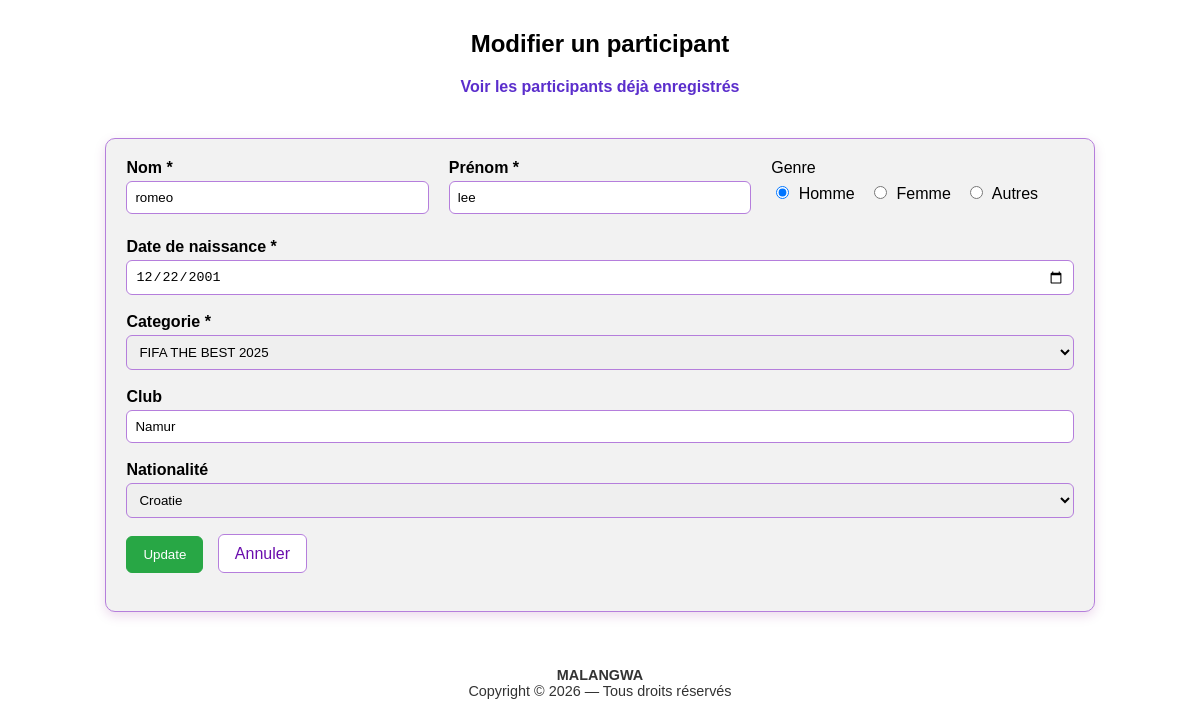
Page /participants/edit.php?id=8 on the committed database.
### tables this page shows
CREATE TABLE participants (
    id INTEGER PRIMARY KEY AUTOINCREMENT,
    last_name TEXT NOT NULL,
    first_name TEXT NOT NULL,
    gender TEXT NOT NULL,
    birth_date DATE NOT NULL,
    course_id INTEGER,
    club TEXT,
    nationality TEXT,
    uci_code TEXT,
    dossard INTEGER, is_paid INTEGER DEFAULT (0) NOT NULL,

    FOREIGN KEY (course_id) REFERENCES courses(id)
);

CREATE TABLE courses (
    id INTEGER PRIMARY KEY AUTOINCREMENT,
    course_key TEXT NOT NULL UNIQUE,
    label TEXT NOT NULL,
    created_at TEXT NOT NULL DEFAULT (datetime('now'))
);

### participants/edit.php (called while the page is built, shortened)
<?php
require_once '../config/db.php';
require_once 'controllers/ParticipantController.php';
require_once '../categories/controllers/CategoryController.php';
$participant = ParticipantController::getOne($pdo, $_GET['id']);
$courses = CategoryController::getAll($pdo);
$countries = [
    "Belgique",
    "France",
    "Luxembourg",
    "Allemagne",
    "Pays-Bas",
    "Espagne",
    "Italie",
    "Portugal",
    "Suisse",
    "Autriche",
    "Royaume-Uni",
    "Irlande",
    "Danemark",
    "Suède",
    "Norvège",
    "Finlande",
    "Pologne",
    "Tchéquie",
    "Slovaquie",
    "Hongrie",
    "Roumanie",
    "Bulgarie",
    "Grèce",
    "Croatie",
    "Slovénie",
    "Serbie",
    "Bosnie-Herzégovine",
    "Monténégro",
    "Albanie",
    "Macédoine du Nord",
    "Estonie",
    "Lettonie",
    "Lituanie",
    "Islande",
    "Malte",
    "Chypre",
    "Canada",
    "États-Unis",
    "Brésil",
    "Argentine",
    "Mexique",
    "Maroc",
    "Tunisie",
    "Algérie",
    "Sénégal",
    "Cameroun",
    "Côte d’Ivoire",
    "Afrique du Sud",
    "Japon",
    "Corée du Sud",
    "Chine",
    "Australie",
    "Nouvelle-Zélande"
];
require 'views/update.php';

### participants/controllers/ParticipantController.php (called while the page is built, shortened)
<?php
class ParticipantController
{
    public static function getOne(PDO $pdo, string $id): ?array
    {
        $stmt = $pdo->prepare("
            SELECT *
            FROM participants
            WHERE id = :id
        ");
        $stmt->execute(['id' => $id]);
        return $stmt->fetch(PDO::FETCH_ASSOC) ?: null;
    }
}

### categories/controllers/CategoryController.php (called while the page is built, shortened)
<?php
class CategoryController
{
    public static function getAll(PDO $pdo): array
    {
        return $pdo
            ->query("SELECT * FROM courses ORDER BY label")
            ->fetchAll(PDO::FETCH_ASSOC);
    }
}

### participants/views/update.php (the view, shortened to what this page needs)
<link rel="stylesheet" href="../../styles/create_participant.css">
<h2>Modifier un participant </h2>
<a href="index.php" class="link-courses">
    Voir les participants déjà enregistrés
</a>
<form method="post" class="participant-form"
      action="controllers/participant_action.php"
      onsubmit="return confirm('Voulez-vous Modifier ce participant ?');"
>
    <div class="identity-row">
        <div>
            <label>Nom *<br>
                <input type="text" name="last_name"
                       value="<?= htmlspecialchars($participant['last_name']) ?>" required>
            </label>
        </div>
        <div>
            <label>Prénom *<br>
                <input type="text" name="first_name"
                       value="<?= htmlspecialchars($participant['first_name']) ?>" required>
            </label>
        </div>
        <div class="gender-group">
            <label>Genre</label><br>
            <label>
                <input type="radio" name="gender" value="Homme"
                    <?= ($participant['gender']) === 'Homme' ? 'checked' : '' ?>>
                Homme
            </label>
            <label>
                <input type="radio" name="gender" value="Femme"
                    <?= ($participant['gender']) === 'Femme' ? 'checked' : '' ?>>
                Femme
            </label>
            <label>
                <input type="radio" name="gender" value="Autres"
                    <?= ($participant['gender']) === 'Autres' ? 'checked' : '' ?>>
                Autres
            </label>
        </div>
    </div>
    <div>
        <label>Date de naissance *<br>
            <input type="date" name="birth_date"
                   value="<?= htmlspecialchars($participant['birth_date']) ?>"
                   max="<?= date('Y-m-d') ?>" required>
        </label>
    </div>
    <div>
        <label>Categorie *<br>
            <select name="category" required>
                <?php foreach ($courses as $course): ?>
                    <option value="<?= htmlspecialchars($course['id']) ?>"
                        <?= $participant['course_id'] === $course['id'] ? 'selected' : '' ?>>
                        <?= htmlspecialchars($course['label']) ?>
                    </option>
                <?php endforeach; ?>
            </select>
        </label>
    </div>
    <div>
        <label>Club<br>
            <input type="text" name="club"
                   value="<?= htmlspecialchars($participant['club']) ?>">
        </label>
    </div>
    <div>
        <label>
            Nationalité<br>
            <select name="nationality">
                <?php foreach ($countries as $country): ?>
                    <option value="<?= htmlspecialchars($country) ?>"
                        <?= $participant['nationality']=== $country ? 'selected' : '' ?>>
                        <?= htmlspecialchars($country) ?>
                    </option>
                <?php endforeach; ?>
            </select>
        </label>
    </div>
    <div>
        <button type="submit" class="btn-submit">Update</button>
        <a href="index.php" class="btn-cancel">Annuler</a>
    </div>
</form>
<?php require '../../footer.php';
?>

### styles/create_participant.css (style rules this page uses)
h2 { text-align: center; margin: 30px 0 20px; }
.link-courses { margin-top: 20px; color: #5b2ecc; font-weight: 600; display: block; text-align: center; text-decoration: none; border-bottom: 2px solid transparent; transition: all 0.25s ease; }
.participant-form { background-color: #f2f2f2; max-width: 80%; border: 1px solid #b57edc; padding: 20px; border-radius: 10px; margin: 40px auto; box-shadow: 0 4px 12px rgba(128, 0, 128, 0.15); }
.participant-form > div { margin-bottom: 18px; }
.participant-form label { font-weight: 600; display: block; margin-bottom: 6px; }
.participant-form input[type="text"], .participant-form input[type="number"], .participant-form input[type="date"], .participant-form select { width: 100%; padding: 8px; margin-top: 4px; border: 1px solid #b57edc; border-radius: 6px; box-sizing: border-box; }
.participant-form input[type="radio"] { margin-right: 5px; }
.participant-form button { padding: 10px 16px; border-radius: 6px; border: 1px solid #b57edc; background-color: #ffffff; color: #6a0dad; cursor: pointer; margin-right: 10px; }
.identity-row { display: flex; gap: 20px; align-items: flex-start; }
.identity-row > div { flex: 1; }
.gender-group { flex: 1.2; }
.gender-group label { font-weight: normal; margin-right: 10px; display: inline-block; }
.participant-form .btn-submit { background-color: #28a745; border: 1px solid #28a745; color: #ffffff; padding: 10px 16px; }
.btn-cancel { text-decoration: none; padding: 10px 16px; border-radius: 6px; border: 1px solid #b57edc; background-color: #ffffff; color: #6a0dad; margin-right: 10px; }

### rows in the picture
participants: last_name "romeo", first_name "lee", gender "☑ Homme", gender "☐ Femme", gender "☐ Autres", birth_date "12/22/2001", category "FIFA THE BEST 2025", club "Namur", nationality "Croatie"
